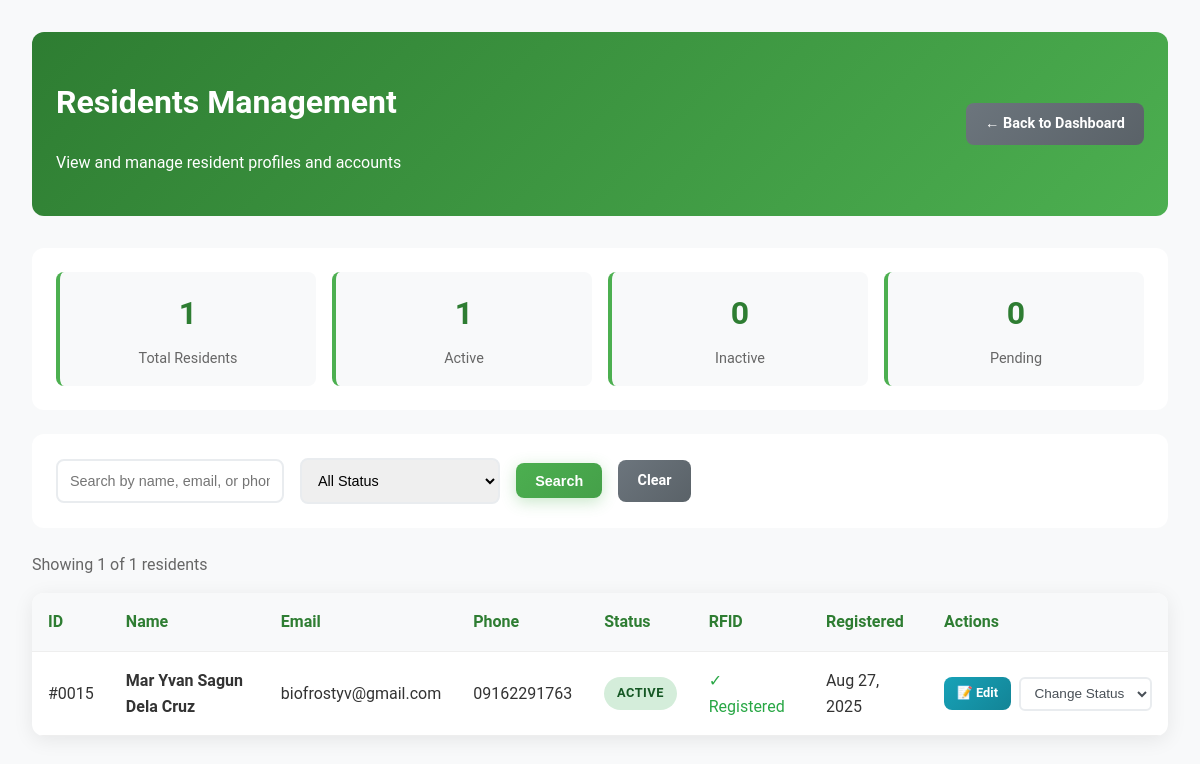
/admin/view-residents.php (signed in), run on an earlier commit of the app's database.
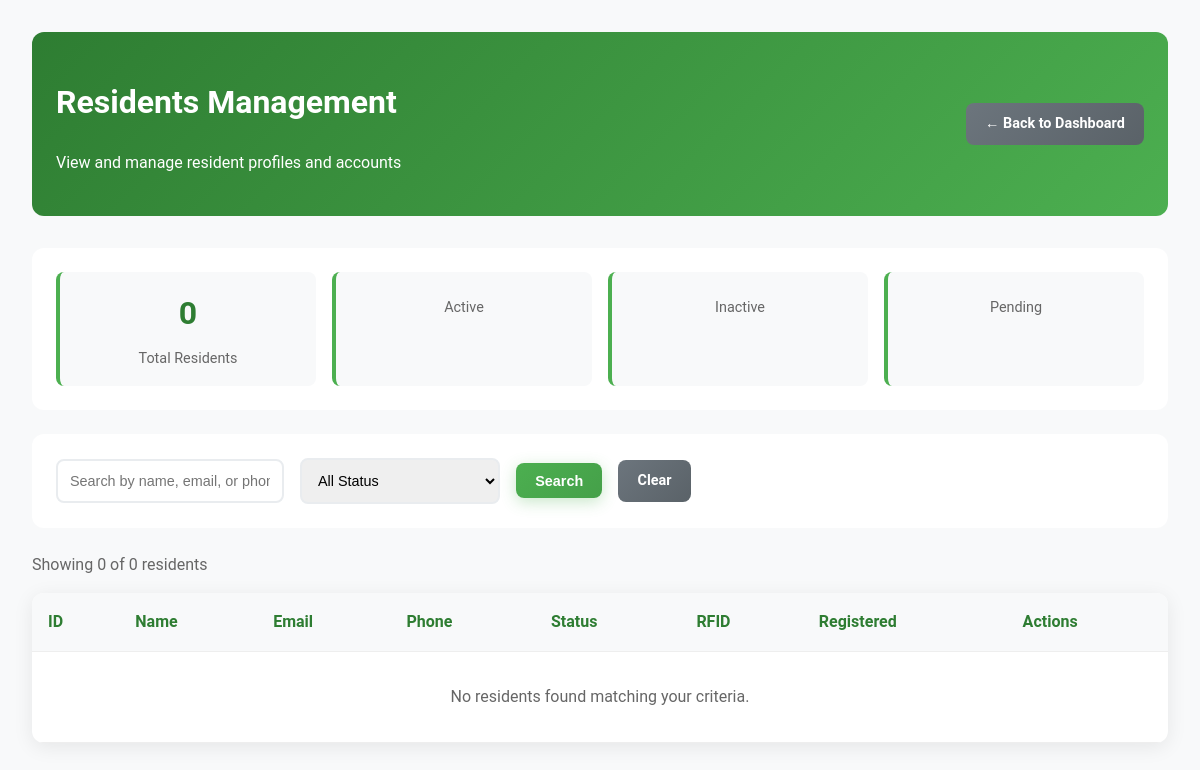
And on a later commit of the database.
### tables this page shows
CREATE TABLE `residents` (
  `id` int(11) NOT NULL,
  `first_name` varchar(100) NOT NULL,
  `middle_name` varchar(100) DEFAULT NULL,
  `last_name` varchar(100) NOT NULL,
  `email` varchar(255) NOT NULL,
  `phone` varchar(20) NOT NULL,
  `password` varchar(255) DEFAULT NULL,
  `address` text NOT NULL,
  `house_number` varchar(20) DEFAULT NULL,
  `barangay` varchar(100) DEFAULT 'Gumaoc East',
  `sitio` varchar(100) DEFAULT 'BLOCK',
  `interviewer` varchar(255) DEFAULT NULL,
  `interviewer_title` varchar(255) DEFAULT NULL,
  `birthdate` date NOT NULL,
  `birth_place` varchar(255) DEFAULT NULL,
  `gender` enum('Male','Female','Other') NOT NULL,
  `civil_status` enum('Single','Married','Widowed','Separated','Divorced') NOT NULL,
  `rfid_code` varchar(50) DEFAULT NULL,
  `rfid` varchar(50) DEFAULT NULL,
  `status` enum('active','inactive','pending') NOT NULL DEFAULT 'active',
  `reset_otp` varchar(6) DEFAULT NULL,
  `otp_expiry` timestamp NULL DEFAULT NULL,
  `created_at` timestamp NOT NULL DEFAULT current_timestamp(),
  `updated_at` timestamp NOT NULL DEFAULT current_timestamp() ON UPDATE current_timestamp(),
  `profile_complete` tinyint(1) DEFAULT 1 COMMENT '1 = Complete Profile, 0 = Incomplete Profile',
  `created_by` int(11) DEFAULT NULL COMMENT 'ID of user who registered this family member',
  `relationship_to_head` varchar(100) DEFAULT NULL COMMENT 'Relationship to head of family'
);

### admin/view-residents.php (the view, shortened to what the changed rows need)
<?php
require_once '../includes/db_connect.php';
$page = max(1, (int)($_GET['page'] ?? 1));
$per_page = 15;
$offset = ($page - 1) * $per_page;
$where_conditions = [];
$params = [];
$where_clause = $where_conditions ? "WHERE " . implode(" AND ", $where_conditions) : "";
$count_sql = "SELECT COUNT(*) FROM residents $where_clause";
$count_stmt = $pdo->prepare($count_sql);
$count_stmt->execute($params);
$total_records = $count_stmt->fetchColumn();
$sql = "SELECT * FROM residents $where_clause ORDER BY created_at DESC LIMIT $per_page OFFSET $offset";
$stmt = $pdo->prepare($sql);
$stmt->execute($params);
$residents = $stmt->fetchAll(PDO::FETCH_ASSOC);
?>
<!DOCTYPE html>
<html lang="en">
<head>
    <link rel="stylesheet" href="../css/styles.css">
</head>
<body>
    <div class="admin-container">
        <div class="admin-header">
            <div>
                <h1>Residents Management</h1>
            </div>
            <div>
            </div>
        </div>
        <?php
        $stats_sql = "SELECT
            COUNT(*) as total,
            SUM(CASE WHEN status = 'active' THEN 1 ELSE 0 END) as active,
            SUM(CASE WHEN status = 'inactive' THEN 1 ELSE 0 END) as inactive,
            SUM(CASE WHEN status = 'pending' THEN 1 ELSE 0 END) as pending
            FROM residents";
        $stats_stmt = $pdo->prepare($stats_sql);
        $stats_stmt->execute();
        $stats = $stats_stmt->fetch(PDO::FETCH_ASSOC);
        ?>
        <div class="stats-summary">
            <div class="stat-item">
                <div class="stat-number"><?php echo $stats['total']; ?></div>
                <div class="stat-label">Total Residents</div>
            </div>
            <div class="stat-item">
                <div class="stat-number"><?php echo $stats['active']; ?></div>
                <div class="stat-label">Active</div>
            </div>
            <div class="stat-item">
                <div class="stat-number"><?php echo $stats['inactive']; ?></div>
                <div class="stat-label">Inactive</div>
            </div>
            <div class="stat-item">
                <div class="stat-number"><?php echo $stats['pending']; ?></div>
                <div class="stat-label">Pending</div>
            </div>
        </div>
        <div class="admin-controls">
            <form method="GET" class="search-controls">
            </form>
        </div>
        <div style="margin-bottom: 1rem; color: #666;">
            Showing <?php echo count($residents); ?> of <?php echo $total_records; ?> residents
        </div>
        <div class="admin-table">
            <table>
                <thead>
                    <tr>
                        <th>ID</th>
                        <th>Name</th>
                        <th>Email</th>
                        <th>Phone</th>
                        <th>Status</th>
                        <th>RFID</th>
                        <th>Registered</th>
                        <th>Actions</th>
                    </tr>
                </thead>
                <tbody>
                    <?php if (empty($residents)): ?>
                    <tr>
                        <td colspan="8" style="text-align: center; padding: 2rem; color: #666;">
                            No residents found matching your criteria.
                        </td>
                    </tr>
                    <?php else: ?>
                    <?php foreach ($residents as $resident): ?>
                    <tr>
                        <td>#<?php echo str_pad($resident['id'], 4, '0', STR_PAD_LEFT); ?></td>
                        <td>
                            <strong>
                                <?php echo htmlspecialchars($resident['first_name'] . ' ' .
                                    ($resident['middle_name'] ? $resident['middle_name'] . ' ' : '') .
                                    $resident['last_name']); ?>
                            </strong>
                        </td>
                        <td><?php echo htmlspecialchars($resident['email']); ?></td>
                        <td><?php echo htmlspecialchars($resident['phone']); ?></td>
                        <td>
                            <span class="status-badge status-<?php echo $resident['status']; ?>">
                                <?php echo ucfirst($resident['status']); ?>
                            </span>
                        </td>
                        <td>
                            <?php if ($resident['rfid_code']): ?>
                                <span style="color: #28a745;">✓ Registered</span>
                            <?php else: ?>
                                <span style="color: #6c757d;">No RFID</span>
                            <?php endif; ?>
                        </td>
                        <td><?php echo date('M j, Y', strtotime($resident['created_at'])); ?></td>
                        <td>
                            <div style="display: flex; gap: 0.5rem; align-items: center;">
                                <a href="edit-resident.php?id=<?php echo $resident['id']; ?>"
                                   class="btn btn-info" style="font-size: 0.8rem; padding: 0.4rem 0.8rem;">
                                    📝 Edit
                                </a>
                                <form method="POST" style="margin: 0;">
                                    <select name="status" class="action-select" onchange="this.form.submit()">
                                        <option value="">Change Status</option>
                                    </select>
                                </form>
                            </div>
                        </td>
                    </tr>
                    <?php endforeach; ?>
                    <?php endif; ?>
                </tbody>
            </table>
        </div>
    </div>
</body>
</html>

What changed in the data, as far as the page shows it:
removed residents: id "0015", first_name+middle_name+last_name "Mar Yvan Sagun Dela Cruz", email "biofrostyv@gmail.com", phone "09162291763", status "ACTIVE", rfid_code "✓ Registered", created_at "Aug 27, 2025"
Also different on the page:
$stats['total']: "1" → "0"
count($residents): "1" → "0"
$total_records: "1" → "0"
$stats['active']: "1" → (not shown)
$stats['inactive']: "0" → (not shown)
$stats['pending']: "0" → (not shown)
text now shown: "No residents found matching your criteria."
